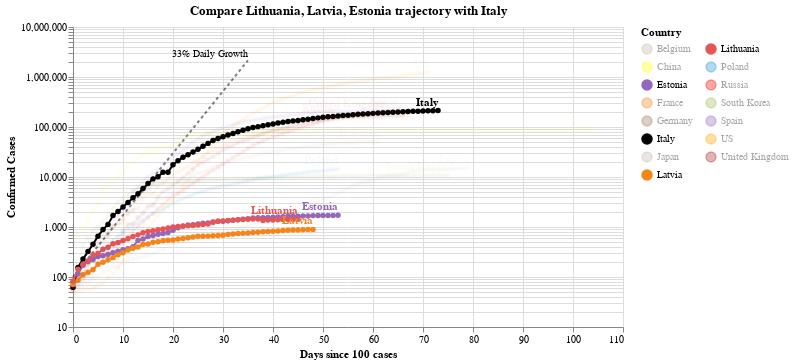

Source (notebook cell):
### Code cell
#hide_input
chart3 = make_since_chart(dff2, ['Lithuania', 'Latvia', 'Estonia'], baseline_countries)
chart3

### Figure 1 — Vega-Lite specification as saved in the notebook (floating-point values rounded to 4 significant figures; data arrays with more than 128 entries replaced by an {"elided": "..."} marker saying what was removed)
{"config": {"view": {"continuousWidth": 400, "continuousHeight": 300}}, "layer": [{"mark": {"type": "line", "color": "black", "opacity": 0.5, "strokeDash": [3, 3]}, "encoding": {"x": {"type": "quantitative", "field": "Days since 100 cases"}, "y": {"type": "quantitative", "field": "Confirmed Cases"}}}, {"mark": {"type": "text", "align": "right", "dy": -6, "fontSize": 10, "text": "33% Daily Growth"}, "encoding": {"x": {"type": "quantitative", "field": "Days since 100 cases"}, "y": {"type": "quantitative", "field": "Confirmed Cases"}}, "transform": [{"filter": "(datum['Days since 100 cases'] >= 35)"}]}, {"data": {"name": "data-579804ec300ced56b573f3233d1043f8"}, "mark": {"type": "line", "point": true}, "encoding": {"color": {"type": "nominal", "field": "Country", "legend": {"columns": 2}, "scale": {"domain": ["Belgium", "China", "Estonia", "France", "Germany", "Italy", "Japan", "Latvia", "Lithuania", "Poland", "Russia", "South Korea", "Spain", "US", "United Kingdom"], "range": ["#C1B7AD", "yellow", "#9467bd", "#F58518", "#9D755D", "black", "#C1B7AD", "#F58518", "#E45756", "#2495D3", "red", "#A1BA59", "#9467bd", "orange", "brown"]}}, "opacity": {"condition": {"value": 1, "selection": "selector002"}, "value": 0.05}, "tooltip": [{"type": "nominal", "field": "Country"}, {"type": "temporal", "field": "Date"}, {"type": "quantitative", "field": "Confirmed Cases"}, {"type": "quantitative", "field": "Days since 100 cases"}], "x": {"type": "quantitative", "field": "Days since 100 cases"}, "y": {"type": "quantitative", "field": "Confirmed Cases", "scale": {"type": "log"}}}, "selection": {"selector002": {"type": "multi", "fields": ["Country"], "bind": "legend", "init": [{"Country": "Lithuania"}, {"Country": "Latvia"}, {"Country": "Estonia"}, {"Country": "Italy"}]}}, "width": 550}, {"data": {"name": "data-579804ec300ced56b573f3233d1043f8"}, "mark": {"type": "text", "align": "right", "dy": -8, "fontWeight": "bold"}, "encoding": {"color": {"type": "nominal", "field": "Country", "legend": {"columns": 2}, "scale": {"domain": ["Belgium", "China", "Estonia", "France", "Germany", "Italy", "Japan", "Latvia", "Lithuania", "Poland", "Russia", "South Korea", "Spain", "US", "United Kingdom"], "range": ["#C1B7AD", "yellow", "#9467bd", "#F58518", "#9D755D", "black", "#C1B7AD", "#F58518", "#E45756", "#2495D3", "red", "#A1BA59", "#9467bd", "orange", "brown"]}}, "opacity": {"condition": {"value": 1, "selection": "selector002"}, "value": 0.05}, "text": {"type": "nominal", "field": "Country"}, "tooltip": [{"type": "nominal", "field": "Country"}, {"type": "temporal", "field": "Date"}, {"type": "quantitative", "field": "Confirmed Cases"}, {"type": "quantitative", "field": "Days since 100 cases"}], "x": {"type": "quantitative", "field": "Days since 100 cases"}, "y": {"type": "quantitative", "field": "Confirmed Cases", "scale": {"type": "log"}}}, "transform": [{"filter": "(datum['Date'] >= 1588636800000)"}], "width": 550}], "data": {"name": "data-c1a3bbf4dd040f2e7e8e7a69520e3c2a"}, "title": "Compare Lithuania, Latvia, Estonia trajectory with Italy", "$schema": "https://vega.github.io/schema/vega-lite/v4.0.2.json", "datasets": {"data-c1a3bbf4dd040f2e7e8e7a69520e3c2a": [{"Days since 100 cases": 0, "Confirmed Cases": 100.0}, {"Days since 100 cases": 1, "Confirmed Cases": 133.0}, {"Days since 100 cases": 2, "Confirmed Cases": 176.9}, {"Days since 100 cases": 3, "Confirmed Cases": 235.3}, {"Days since 100 cases": 4, "Confirmed Cases": 312.9}, {"Days since 100 cases": 5, "Confirmed Cases": 416.2}, {"Days since 100 cases": 6, "Confirmed Cases": 553.5}, {"Days since 100 cases": 7, "Confirmed Cases": 736.1}, {"Days since 100 cases": 8, "Confirmed Cases": 979.1}, {"Days since 100 cases": 9, "Confirmed Cases": 1302.0}, {"Days since 100 cases": 10, "Confirmed Cases": 1732.0}, {"Days since 100 cases": 11, "Confirmed Cases": 2303.0}, {"Days since 100 cases": 12, "Confirmed Cases": 3064.0}, {"Days since 100 cases": 13, "Confirmed Cases": 4074.0}, {"Days since 100 cases": 14, "Confirmed Cases": 5419.0}, {"Days since 100 cases": 15, "Confirmed Cases": 7207.0}, {"Days since 100 cases": 16, "Confirmed Cases": 9586.0}, {"Days since 100 cases": 17, "Confirmed Cases": 12750.0}, {"Days since 100 cases": 18, "Confirmed Cases": 16960.0}, {"Days since 100 cases": 19, "Confirmed Cases": 22550.0}, {"Days since 100 cases": 20, "Confirmed Cases": 29990.0}, {"Days since 100 cases": 21, "Confirmed Cases": 39890.0}, {"Days since 100 cases": 22, "Confirmed Cases": 53060.0}, {"Days since 100 cases": 23, "Confirmed Cases": 70560.0}, {"Days since 100 cases": 24, "Confirmed Cases": 93850.0}, {"Days since 100 cases": 25, "Confirmed Cases": 124800.0}, {"Days since 100 cases": 26, "Confirmed Cases": 166000.0}, {"Days since 100 cases": 27, "Confirmed Cases": 220800.0}, {"Days since 100 cases": 28, "Confirmed Cases": 293700.0}, {"Days since 100 cases": 29, "Confirmed Cases": 390600.0}, {"Days since 100 cases": 30, "Confirmed Cases": 519500.0}, {"Days since 100 cases": 31, "Confirmed Cases": 690900.0}, {"Days since 100 cases": 32, "Confirmed Cases": 918900.0}, {"Days since 100 cases": 33, "Confirmed Cases": 1222000.0}, {"Days since 100 cases": 34, "Confirmed Cases": 1625000.0}, {"Days since 100 cases": 35, "Confirmed Cases": 2162000.0}], "data-579804ec300ced56b573f3233d1043f8": {"elided": "990 records"}}}
